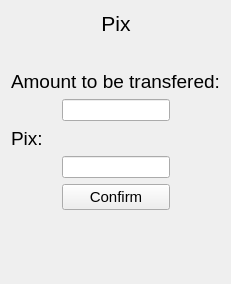
         <widget class="QWidget" name="pix_page">
          <layout class="QGridLayout" name="gridLayout_7">
           <item row="10" column="0" colspan="3">
            <widget class="QLabel" name="msgpix_label">
             <property name="sizePolicy">
              <sizepolicy hsizetype="Preferred" vsizetype="Preferred">
               <horstretch>0</horstretch>
               <verstretch>0</verstretch>
              </sizepolicy>
             </property>
             <property name="font">
              <font>
               <pointsize>11</pointsize>
              </font>
             </property>
             <property name="text">
              <string/>
             </property>
             <property name="alignment">
              <set>Qt::AlignCenter</set>
             </property>
            </widget>
           </item>
           <item row="3" column="0">
            <spacer name="horizontalSpacer_7">
             <property name="orientation">
              <enum>Qt::Horizontal</enum>
             </property>
             <property name="sizeHint" stdset="0">
              <size>
               <width>40</width>
               <height>20</height>
              </size>
             </property>
            </spacer>
           </item>
           <item row="5" column="1">
            <widget class="QLineEdit" name="idPix_lineEdit">
             <property name="sizePolicy">
              <sizepolicy hsizetype="Preferred" vsizetype="Preferred">
               <horstretch>0</horstretch>
               <verstretch>0</verstretch>
              </sizepolicy>
             </property>
            </widget>
           </item>
           <item row="0" column="1">
            <widget class="QLabel" name="label_6">
             <property name="sizePolicy">
              <sizepolicy hsizetype="Preferred" vsizetype="Fixed">
               <horstretch>0</horstretch>
               <verstretch>0</verstretch>
              </sizepolicy>
             </property>
             <property name="font">
              <font>
               <pointsize>16</pointsize>
              </font>
             </property>
             <property name="text">
              <string>Pix</string>
             </property>
             <property name="alignment">
              <set>Qt::AlignCenter</set>
             </property>
            </widget>
           </item>
           <item row="1" column="1">
            <spacer name="verticalSpacer_8">
             <property name="orientation">
              <enum>Qt::Vertical</enum>
             </property>
             <property name="sizeType">
              <enum>QSizePolicy::Fixed</enum>
             </property>
             <property name="sizeHint" stdset="0">
              <size>
               <width>20</width>
               <height>28</height>
              </size>
             </property>
            </spacer>
           </item>
           <item row="3" column="2">
            <spacer name="horizontalSpacer_8">
             <property name="orientation">
              <enum>Qt::Horizontal</enum>
             </property>
             <property name="sizeHint" stdset="0">
              <size>
               <width>40</width>
               <height>20</height>
              </size>
             </property>
            </spacer>
           </item>
           <item row="6" column="1">
            <widget class="QPushButton" name="confirm_pix_button">
             <property name="sizePolicy">
              <sizepolicy hsizetype="Preferred" vsizetype="Preferred">
               <horstretch>0</horstretch>
               <verstretch>0</verstretch>
              </sizepolicy>
             </property>
             <property name="font">
              <font>
               <pointsize>11</pointsize>
              </font>
             </property>
             <property name="text">
              <string>Confirm</string>
             </property>
            </widget>
           </item>
           <item row="4" column="0" colspan="3">
            <widget class="QLabel" name="label_17">
             <property name="font">
              <font>
               <pointsize>14</pointsize>
              </font>
             </property>
             <property name="text">
              <string>Pix:</string>
             </property>
            </widget>
           </item>
           <item row="2" column="0" colspan="3">
            <widget class="QLabel" name="label_16">
             <property name="text">
              <string>&lt;html&gt;&lt;head/&gt;&lt;body&gt;&lt;p&gt;&lt;span style=&quot; font-size:14pt;&quot;&gt;Amount to be transfered:&lt;/span&gt;&lt;/p&gt;&lt;/body&gt;&lt;/html&gt;</string>
             </property>
            </widget>
           </item>
           <item row="3" column="1">
            <widget class="QLineEdit" name="transferPixValue_lineEdit">
             <property name="sizePolicy">
              <sizepolicy hsizetype="Preferred" vsizetype="Preferred">
               <horstretch>0</horstretch>
               <verstretch>0</verstretch>
              </sizepolicy>
             </property>
            </widget>
           </item>
           <item row="11" column="0" colspan="3">
            <spacer name="verticalSpacer_9">
             <property name="orientation">
              <enum>Qt::Vertical</enum>
             </property>
             <property name="sizeHint" stdset="0">
              <size>
               <width>20</width>
               <height>40</height>
              </size>
             </property>
            </spacer>
           </item>
          </layout>
         </widget>
